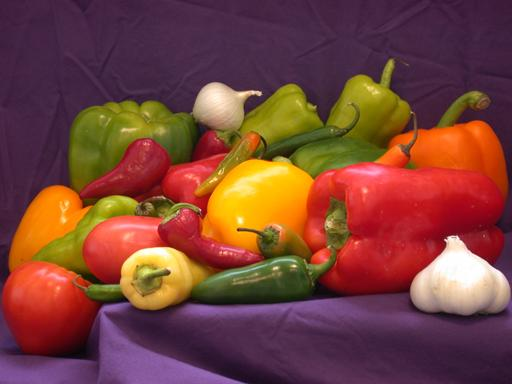
%> input picture test images/peppers.jpg, 512 x 384 px, given in place of peppers.png, which was not available
$ octave what_is_gradient.m   (GNU Octave 9; MATLAB toolbox functions it lacks are replaced by stand-ins)
%> lines starting %> are read from the running program, lines starting %| are printed output that depends on the picture; pictures that were not available may be replaced by others from this repository, and a replacement may not be noted
% some works on directional gradients, magnitude and direction
clc
clear all
close all

% The Gradient Magnitude
% Tells us how quickly intensity is
% changing in the neighborhood of pixel
% (x,y) in the direction of the gradient.

% The Gradient Orientation
% Tells us how quickly intensity is
% changing in the neighborhood of pixel
% (x,y) in the direction of the gradient.

% reads an image and converts it into gray scale and double presicion
I = imread('peppers.png');
%> I is the input picture: size 384x512x3 uint8; mean R, G, B 120.7, 66.4, 57.8
Igray = rgb2gray(I);
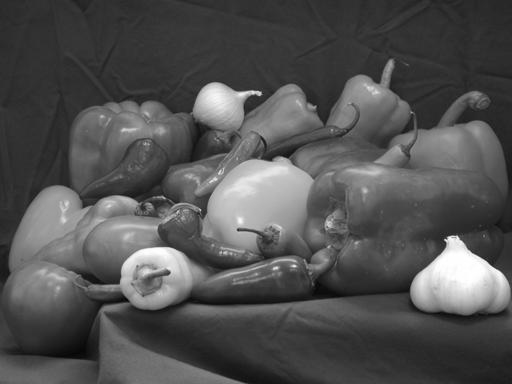
%> Igray: size 384x512 uint8; min 5, max 255, mean 81.6
Idouble = im2double(Igray);

[Gx,Gy] = imgradientxy(Idouble,'Sobel'); % directional gradient of the image
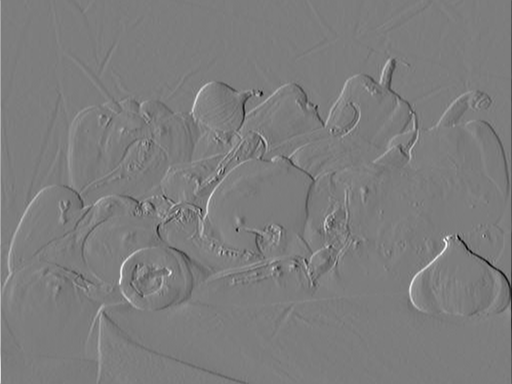
%> Gx: size 384x512 double; min -2.2, max 2.26, mean -0.000152; drawn with min black and max white
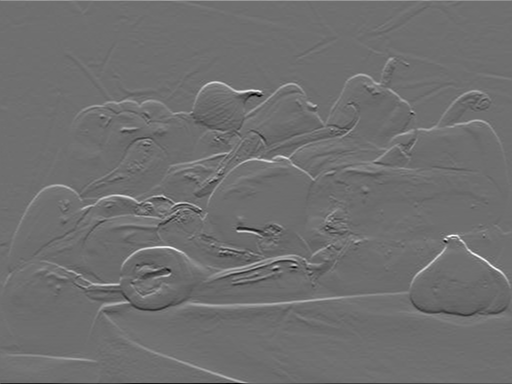
%> Gy: size 384x512 double; min -2.2, max 2.82, mean 0.00102; drawn with min black and max white
figure
subplot(121);imshow(Gx,[]);
title('image gradient in x');
subplot(122);imshow(Gy,[]);
title('image gradient in y');

% Calculate the gradient magnitude and direction using the directional gradients
[Gmag, Gdir] = imgradient(Gx, Gy);
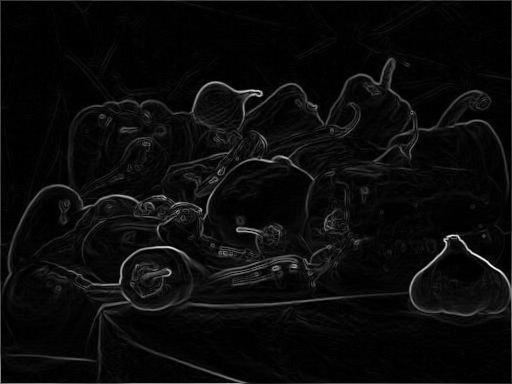
%> Gmag: size 384x512 double; min 0, max 3.07, mean 0.134; drawn with min black and max white
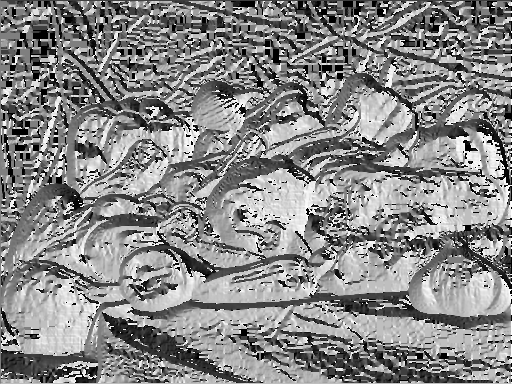
%> Gdir: size 384x512 double; min -180, max 180, mean 11.7; drawn with min black and max white
figure
subplot(121);imshow(Gmag,[]);
title('image gradient magnitude');
subplot(122);imshow(Gdir,[]);
title('image gradient direction');

% display the image gradient flow
figure
imshow(I)
hold on;
quiver(Gx,Gy);
quiver(-Gy,Gx,'r');
quiver(Gy,-Gx,'r');
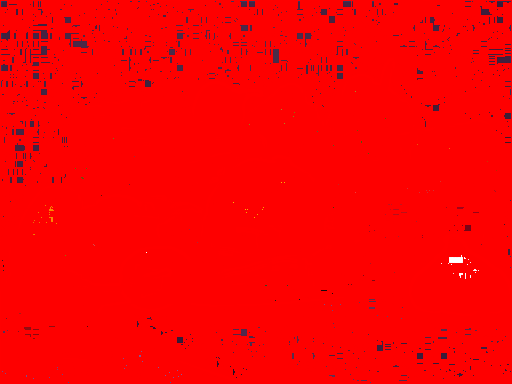
%> figure redrawn from the program's plot data

$ run again, with test images/BerkeleyTower.png saved as test images/peppers.jpg
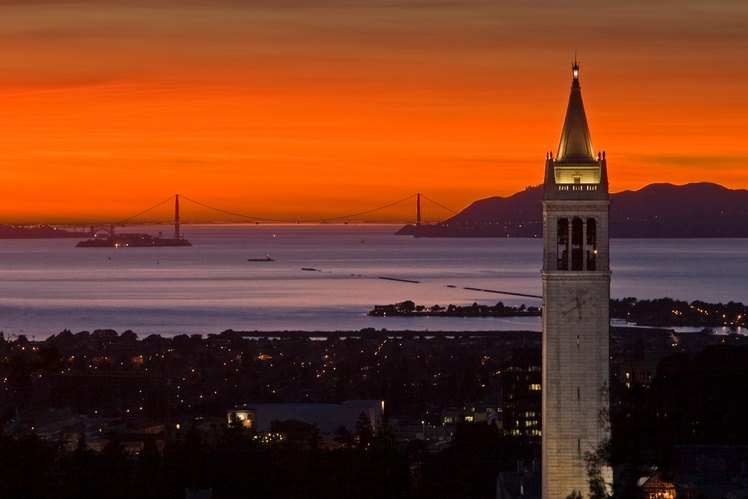
%> input picture test images/BerkeleyTower.png, 748 x 499 px, given in place of peppers.png, which was not available
%> I is the input picture: size 499x748x3 uint8; mean R, G, B 117.9, 58.2, 33
%> `[Gmag, Gdir] = imgradient(Gx, Gy);`:
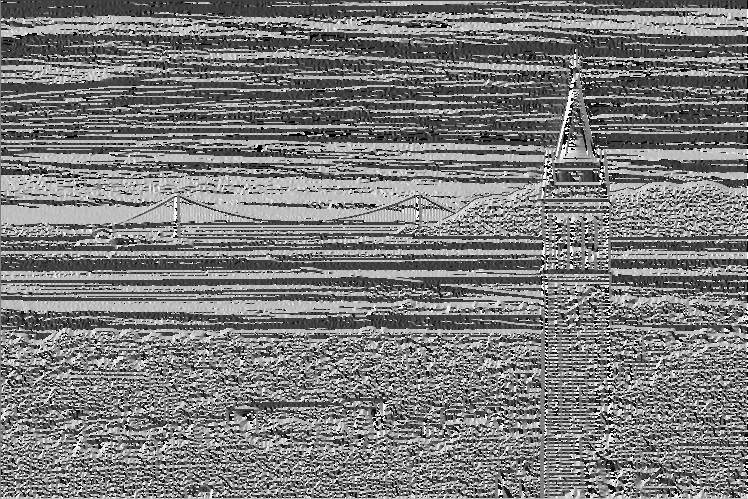
%> Gdir: size 499x748 double; min -180, max 180, mean -5.9; drawn with min black and max white
%> `quiver(Gy,-Gx,'r');`:
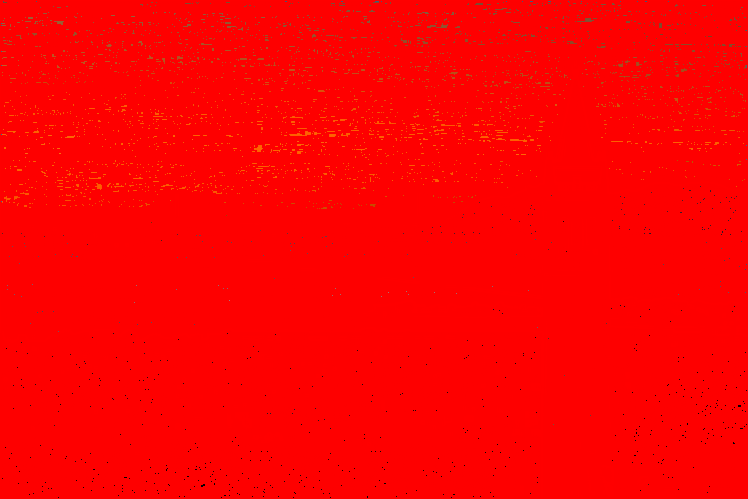
%> figure redrawn from the program's plot data
